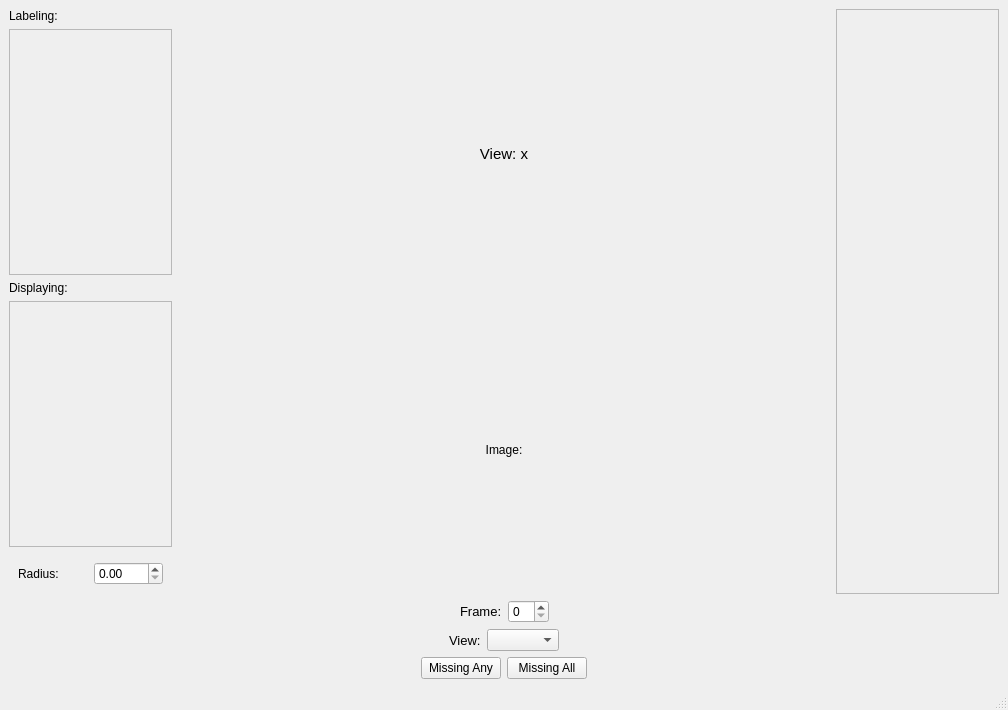
<?xml version="1.0" encoding="UTF-8"?>
<ui version="4.0">
 <class>MainWindow</class>
 <widget class="QMainWindow" name="MainWindow">
  <property name="geometry">
   <rect>
    <x>0</x>
    <y>0</y>
    <width>1008</width>
    <height>710</height>
   </rect>
  </property>
  <property name="windowTitle">
   <string>MainWindow</string>
  </property>
  <widget class="QWidget" name="centralwidget">
   <layout class="QVBoxLayout" name="verticalLayout_6" stretch="1,0,0,0">
    <item>
     <layout class="QHBoxLayout" name="horizontalLayout_3" stretch="1,4,1">
      <item>
       <layout class="QVBoxLayout" name="verticalLayout" stretch="0,1,0,1,0">
        <item>
         <widget class="QLabel" name="label_2">
          <property name="text">
           <string>Labeling:</string>
          </property>
         </widget>
        </item>
        <item>
         <widget class="QScrollArea" name="scrollArea_3">
          <property name="widgetResizable">
           <bool>true</bool>
          </property>
          <widget class="QWidget" name="scrollAreaWidgetContents_3">
           <property name="geometry">
            <rect>
             <x>0</x>
             <y>0</y>
             <width>159</width>
             <height>229</height>
            </rect>
           </property>
           <layout class="QGridLayout" name="gridLayout">
            <item row="0" column="0">
             <widget class="QWidget" name="widget_5" native="true"/>
            </item>
           </layout>
          </widget>
         </widget>
        </item>
        <item>
         <widget class="QLabel" name="label_3">
          <property name="text">
           <string>Displaying:</string>
          </property>
         </widget>
        </item>
        <item>
         <widget class="QScrollArea" name="scrollArea_2">
          <property name="widgetResizable">
           <bool>true</bool>
          </property>
          <widget class="QWidget" name="scrollAreaWidgetContents_2">
           <property name="geometry">
            <rect>
             <x>0</x>
             <y>0</y>
             <width>159</width>
             <height>228</height>
            </rect>
           </property>
           <layout class="QGridLayout" name="gridLayout_2">
            <item row="1" column="0">
             <widget class="QWidget" name="widget_6" native="true"/>
            </item>
           </layout>
          </widget>
         </widget>
        </item>
        <item>
         <widget class="QWidget" name="widget_8" native="true">
          <layout class="QHBoxLayout" name="horizontalLayout_4">
           <item>
            <widget class="QLabel" name="label_5">
             <property name="text">
              <string>Radius:</string>
             </property>
            </widget>
           </item>
           <item>
            <widget class="QDoubleSpinBox" name="doubleSpinBox"/>
           </item>
          </layout>
         </widget>
        </item>
       </layout>
      </item>
      <item>
       <layout class="QVBoxLayout" name="verticalLayout_2" stretch="0,0">
        <property name="leftMargin">
         <number>0</number>
        </property>
        <item>
         <widget class="QLabel" name="label">
          <property name="font">
           <font>
            <pointsize>11</pointsize>
           </font>
          </property>
          <property name="text">
           <string>View: x</string>
          </property>
          <property name="alignment">
           <set>Qt::AlignCenter</set>
          </property>
         </widget>
        </item>
        <item>
         <widget class="QLabel" name="label_4">
          <property name="text">
           <string>Image:</string>
          </property>
          <property name="alignment">
           <set>Qt::AlignCenter</set>
          </property>
         </widget>
        </item>
       </layout>
      </item>
      <item>
       <widget class="QScrollArea" name="scrollArea">
        <property name="widgetResizable">
         <bool>true</bool>
        </property>
        <widget class="QWidget" name="scrollAreaWidgetContents">
         <property name="geometry">
          <rect>
           <x>0</x>
           <y>0</y>
           <width>161</width>
           <height>554</height>
          </rect>
         </property>
         <layout class="QGridLayout" name="gridLayout_3">
          <item row="0" column="0">
           <widget class="QWidget" name="widget_7" native="true"/>
          </item>
         </layout>
        </widget>
       </widget>
      </item>
     </layout>
    </item>
    <item>
     <layout class="QHBoxLayout" name="horizontalLayout" stretch="1,0,0,1">
      <item>
       <widget class="QWidget" name="widget" native="true"/>
      </item>
      <item>
       <widget class="QLabel" name="label_7">
        <property name="font">
         <font>
          <pointsize>10</pointsize>
         </font>
        </property>
        <property name="text">
         <string>Frame:</string>
        </property>
       </widget>
      </item>
      <item>
       <widget class="QSpinBox" name="spinBox"/>
      </item>
      <item>
       <widget class="QWidget" name="widget_3" native="true"/>
      </item>
     </layout>
    </item>
    <item>
     <layout class="QHBoxLayout" name="horizontalLayout_2" stretch="1,0,0,1">
      <item>
       <widget class="QWidget" name="widget_2" native="true"/>
      </item>
      <item>
       <widget class="QLabel" name="label_8">
        <property name="font">
         <font>
          <pointsize>10</pointsize>
         </font>
        </property>
        <property name="text">
         <string>View:</string>
        </property>
       </widget>
      </item>
      <item>
       <widget class="QComboBox" name="comboBox"/>
      </item>
      <item>
       <widget class="QWidget" name="widget_4" native="true"/>
      </item>
     </layout>
    </item>
    <item>
     <layout class="QHBoxLayout" name="horizontalLayout_5" stretch="1,0,0,1">
      <item>
       <widget class="QWidget" name="widget_11" native="true"/>
      </item>
      <item>
       <widget class="QPushButton" name="pushButton">
        <property name="toolTip">
         <string>Skip to next frame missing any of the displayed annotations</string>
        </property>
        <property name="toolTipDuration">
         <number>-1</number>
        </property>
        <property name="text">
         <string>Missing Any</string>
        </property>
       </widget>
      </item>
      <item>
       <widget class="QPushButton" name="pushButton_2">
        <property name="toolTip">
         <string>Skip to next frame missing all of the displayed annotations</string>
        </property>
        <property name="text">
         <string>Missing All</string>
        </property>
       </widget>
      </item>
      <item>
       <widget class="QWidget" name="widget_10" native="true"/>
      </item>
     </layout>
    </item>
   </layout>
  </widget>
  <widget class="QMenuBar" name="menubar">
   <property name="geometry">
    <rect>
     <x>0</x>
     <y>0</y>
     <width>1008</width>
     <height>21</height>
    </rect>
   </property>
  </widget>
  <widget class="QStatusBar" name="statusbar"/>
 </widget>
 <resources/>
 <connections/>
</ui>
